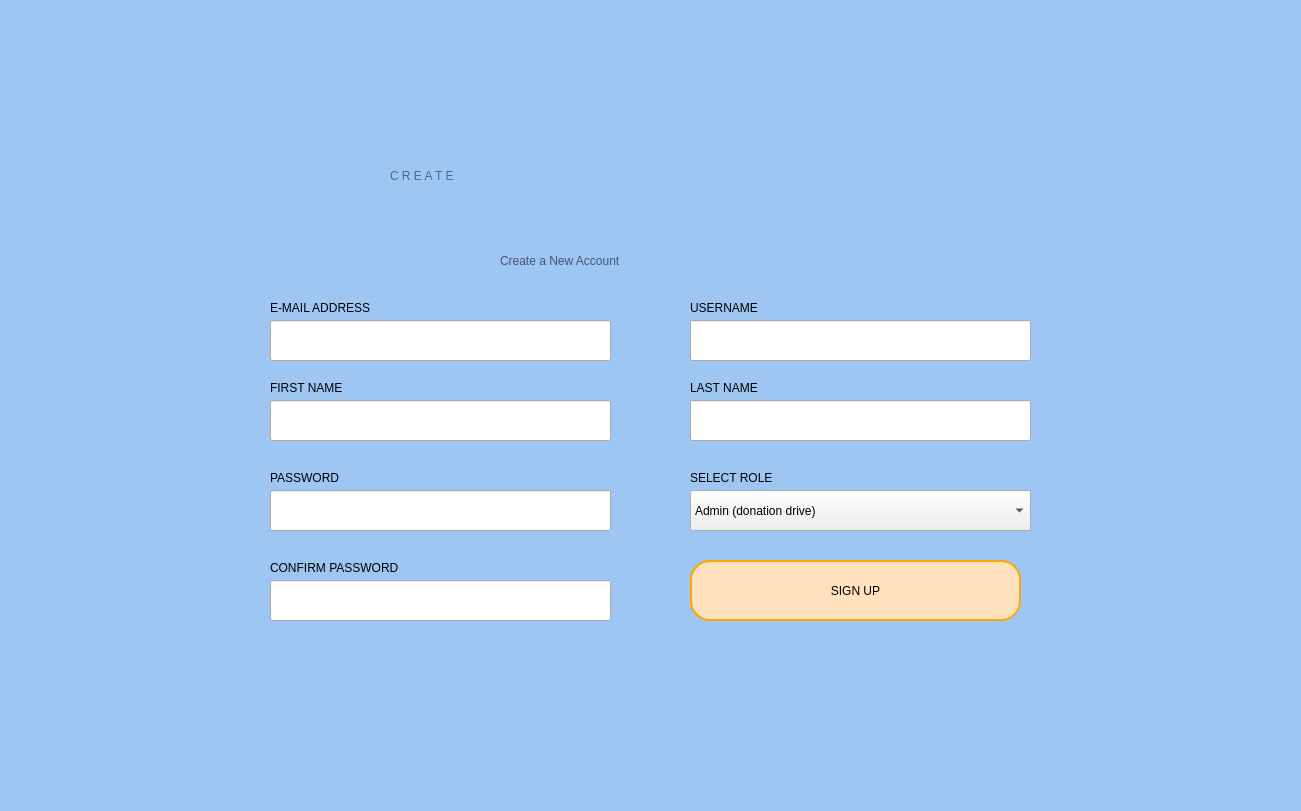
<?xml version="1.0" encoding="UTF-8"?>
<ui version="4.0">
 <class>Dialog</class>
 <widget class="QDialog" name="Dialog">
  <property name="geometry">
   <rect>
    <x>0</x>
    <y>0</y>
    <width>1301</width>
    <height>811</height>
   </rect>
  </property>
  <property name="windowTitle">
   <string>Dialog</string>
  </property>
  <widget class="QWidget" name="widget" native="true">
   <property name="geometry">
    <rect>
     <x>0</x>
     <y>0</y>
     <width>1301</width>
     <height>811</height>
    </rect>
   </property>
   <property name="styleSheet">
    <string notr="true">QWidget#widget{
background-color:rgb(158, 198, 243);}
</string>
   </property>
   <widget class="QLabel" name="label">
    <property name="geometry">
     <rect>
      <x>390</x>
      <y>90</y>
      <width>541</width>
      <height>171</height>
     </rect>
    </property>
    <property name="styleSheet">
     <string notr="true">font: 78pt &quot;Century Gothic&quot;; color:rgb(76, 107, 140)</string>
    </property>
    <property name="text">
     <string>C R E A T E</string>
    </property>
   </widget>
   <widget class="QLabel" name="label_2">
    <property name="geometry">
     <rect>
      <x>500</x>
      <y>230</y>
      <width>451</width>
      <height>61</height>
     </rect>
    </property>
    <property name="styleSheet">
     <string notr="true">font: 18pt &quot;Lemon/Milk&quot;;color:
rgb(71, 84, 111)</string>
    </property>
    <property name="text">
     <string>Create a New Account</string>
    </property>
   </widget>
   <widget class="QLineEdit" name="email">
    <property name="geometry">
     <rect>
      <x>270</x>
      <y>320</y>
      <width>341</width>
      <height>41</height>
     </rect>
    </property>
   </widget>
   <widget class="QLabel" name="label_3">
    <property name="geometry">
     <rect>
      <x>270</x>
      <y>300</y>
      <width>151</width>
      <height>16</height>
     </rect>
    </property>
    <property name="styleSheet">
     <string notr="true">font: 12pt &quot;Century Gothic&quot;;</string>
    </property>
    <property name="text">
     <string>E-MAIL ADDRESS</string>
    </property>
   </widget>
   <widget class="QLineEdit" name="fname">
    <property name="geometry">
     <rect>
      <x>270</x>
      <y>400</y>
      <width>341</width>
      <height>41</height>
     </rect>
    </property>
   </widget>
   <widget class="QLabel" name="label_4">
    <property name="geometry">
     <rect>
      <x>270</x>
      <y>380</y>
      <width>151</width>
      <height>16</height>
     </rect>
    </property>
    <property name="styleSheet">
     <string notr="true">font: 12pt &quot;Century Gothic&quot;;</string>
    </property>
    <property name="text">
     <string>FIRST NAME</string>
    </property>
   </widget>
   <widget class="QLineEdit" name="lname">
    <property name="geometry">
     <rect>
      <x>690</x>
      <y>400</y>
      <width>341</width>
      <height>41</height>
     </rect>
    </property>
   </widget>
   <widget class="QLabel" name="label_5">
    <property name="geometry">
     <rect>
      <x>690</x>
      <y>380</y>
      <width>151</width>
      <height>16</height>
     </rect>
    </property>
    <property name="styleSheet">
     <string notr="true">font: 12pt &quot;Century Gothic&quot;;</string>
    </property>
    <property name="text">
     <string>LAST NAME</string>
    </property>
   </widget>
   <widget class="QLineEdit" name="user1">
    <property name="geometry">
     <rect>
      <x>690</x>
      <y>320</y>
      <width>341</width>
      <height>41</height>
     </rect>
    </property>
   </widget>
   <widget class="QLabel" name="label_6">
    <property name="geometry">
     <rect>
      <x>690</x>
      <y>300</y>
      <width>151</width>
      <height>16</height>
     </rect>
    </property>
    <property name="styleSheet">
     <string notr="true">font: 12pt &quot;Century Gothic&quot;;</string>
    </property>
    <property name="text">
     <string>USERNAME</string>
    </property>
   </widget>
   <widget class="QLineEdit" name="password2">
    <property name="geometry">
     <rect>
      <x>270</x>
      <y>580</y>
      <width>341</width>
      <height>41</height>
     </rect>
    </property>
   </widget>
   <widget class="QLineEdit" name="password1">
    <property name="geometry">
     <rect>
      <x>270</x>
      <y>490</y>
      <width>341</width>
      <height>41</height>
     </rect>
    </property>
   </widget>
   <widget class="QLabel" name="label_7">
    <property name="geometry">
     <rect>
      <x>270</x>
      <y>470</y>
      <width>151</width>
      <height>16</height>
     </rect>
    </property>
    <property name="styleSheet">
     <string notr="true">font: 12pt &quot;Century Gothic&quot;;</string>
    </property>
    <property name="text">
     <string>PASSWORD</string>
    </property>
   </widget>
   <widget class="QLabel" name="label_8">
    <property name="geometry">
     <rect>
      <x>270</x>
      <y>560</y>
      <width>191</width>
      <height>16</height>
     </rect>
    </property>
    <property name="styleSheet">
     <string notr="true">font: 12pt &quot;Century Gothic&quot;;</string>
    </property>
    <property name="text">
     <string>CONFIRM PASSWORD</string>
    </property>
   </widget>
   <widget class="QPushButton" name="signup">
    <property name="geometry">
     <rect>
      <x>690</x>
      <y>560</y>
      <width>331</width>
      <height>61</height>
     </rect>
    </property>
    <property name="styleSheet">
     <string notr="true">border-radius: 20px;
background-color:rgb(255, 225, 189);
font: 75 18pt &quot;Century Gothic&quot;;
border: 2px solid orange</string>
    </property>
    <property name="text">
     <string>SIGN UP</string>
    </property>
   </widget>
   <widget class="QLabel" name="error">
    <property name="geometry">
     <rect>
      <x>690</x>
      <y>630</y>
      <width>371</width>
      <height>21</height>
     </rect>
    </property>
    <property name="styleSheet">
     <string notr="true">

font: 75 italic 12pt &quot;Century Gothic&quot;;color:rgb(255, 0, 0)</string>
    </property>
    <property name="text">
     <string/>
    </property>
   </widget>
   <widget class="QLabel" name="label_9">
    <property name="geometry">
     <rect>
      <x>690</x>
      <y>470</y>
      <width>151</width>
      <height>16</height>
     </rect>
    </property>
    <property name="styleSheet">
     <string notr="true">font: 12pt &quot;Century Gothic&quot;;</string>
    </property>
    <property name="text">
     <string>SELECT ROLE</string>
    </property>
   </widget>
   <widget class="QComboBox" name="comboBox">
    <property name="geometry">
     <rect>
      <x>690</x>
      <y>490</y>
      <width>341</width>
      <height>41</height>
     </rect>
    </property>
    <property name="styleSheet">
     <string notr="true">font: 12pt &quot;Century Gothic&quot;;</string>
    </property>
    <item>
     <property name="text">
      <string>Admin (donation drive)</string>
     </property>
    </item>
    <item>
     <property name="text">
      <string>User (non-government organization)</string>
     </property>
    </item>
   </widget>
  </widget>
 </widget>
 <resources/>
 <connections/>
</ui>
